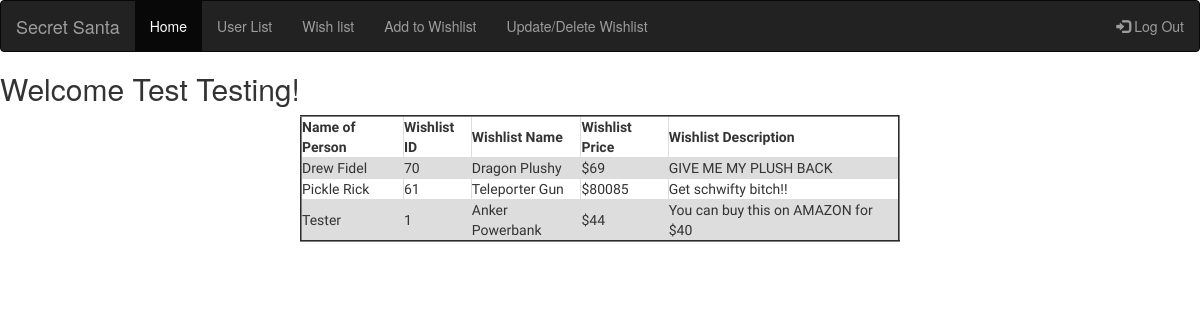
The app's page /wishlist.php (signed in) with its own data.
### tables this page shows
CREATE TABLE `wishlist` (
  `wishId` int(11) NOT NULL,
  `wishName` varchar(100) NOT NULL,
  `wishPrice` double NOT NULL,
  `description` varchar(1000) NOT NULL,
  `wishUser` varchar(40) NOT NULL
);

### functions.php (called while the page is built, shortened)
<?php
function displayWishList()
{
    $conn = getDatabaseConnection();
    $sql = "SELECT *
            FROM wishlist
            ORDER BY wishUser";
    $stmt = $conn->prepare($sql);
    $stmt->execute();
    $records = $stmt->fetchAll(PDO::FETCH_ASSOC);
    return $records;
}
?>

### wishlist.php (the view, shortened to what this page needs)
<!DOCTYPE html>
<html>
    <head>
      <link rel="stylesheet" type="text/css" href="styles.css">
      <link rel="stylesheet" href="https://maxcdn.bootstrapcdn.com/bootstrap/3.3.7/css/bootstrap.min.css">
    </head>
    <body>
    <nav class="navbar navbar-inverse">
      <div class="container-fluid">
        <div class="navbar-header">
          <a class="navbar-brand" href="#">Secret Santa</a>
        </div>
        <ul class="nav navbar-nav">
          <li class="active"><a href="main.html">Home</a></li>
          <li><a href="list.php">User List</a></li>
          <li><a href="wishlist.php">Wish list</a></li>
          <li><a href="add.php">Add to Wishlist</a></li>
          <li><a href="admin.php">Update/Delete Wishlist</a></li>
        </ul>
        <ul class="nav navbar-nav navbar-right">
          <li><a href="logout.php"><span class="glyphicon glyphicon-log-in"></span> Log Out</a></li>
        </ul>
      </div>
    </nav>
    <h2>Welcome <?=$_SESSION['fullName']?>!</h2>
    <table align="center" border=2>
    <th><b>Name of Person</b></th>
    <th><b>Wishlist ID</b></th>
    <th><b>Wishlist Name</b></th>
    <th><b>Wishlist Price</b></th>
    <th><b>Wishlist Description</b></th>
    <?php
    include'./functions.php';
      $display = displayWishList();
      foreach($display as $d)
      {
        echo'<tr>';
        echo'<td>'.$d['wishUser'].'</td>';
        echo'<td>'.$d['wishId'].'</td>';
        echo'<td>'.$d['wishName'].'</td>';
        echo'<td>$'.$d['wishPrice'].'</td>';
        echo'<td>'.$d['description'].'</td>';
        echo'</tr>';
      }
    ?>
    </table>
    </body>
</html>

### styles.css (style rules this page uses)
body { background-image: url("winter.png"); background-repeat: no-repeat; background-attachment: fixed; background-position: center; }
h2 { text-align: left; }
table { font-family: 'Fugaz One', cursive; border-collapse: collapse; width: 50%; }
td, th { border: 1px solid #dddddd; text-align: left; padding: 8px; }
tr:nth-child(even) { background-color: #dddddd; }
tr:nth-child(odd) { background-color: #ffffff; }

### records on screen
wishlist: wishUser "Drew Fidel", wishId "70", wishName "Dragon Plushy", wishPrice "69", description "GIVE ME MY PLUSH BACK"
wishlist: wishUser "Pickle Rick", wishId "61", wishName "Teleporter Gun", wishPrice "80085", description "Get schwifty bitch!!"
wishlist: wishUser "Tester", wishId "1", wishName "Anker Powerbank", wishPrice "44", description "You can buy this on AMAZON for $40"

### other values on screen
$_SESSION['fullName'] "Test Testing"
